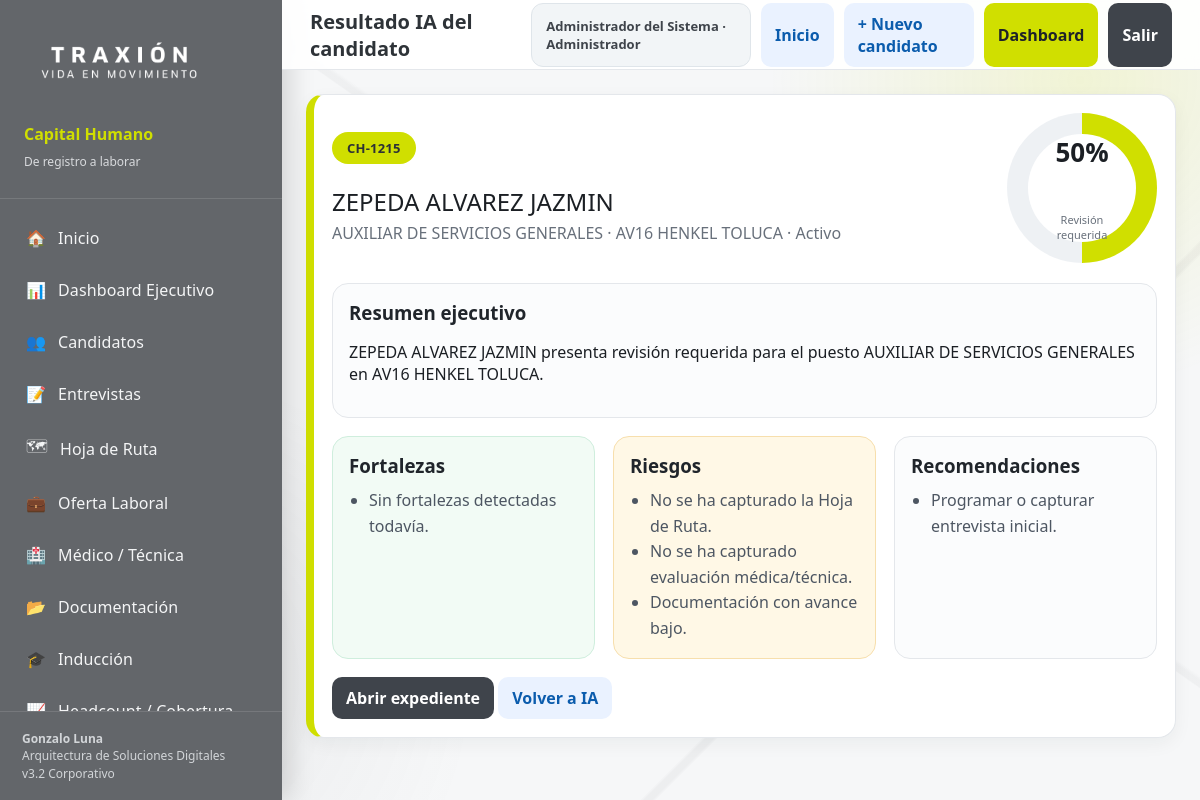
Screenshot of /ia/candidato/215 (signed in) with the database file from the repository.
### tables this page shows
CREATE TABLE candidatos(
            id INTEGER PRIMARY KEY AUTOINCREMENT,
            folio TEXT UNIQUE,
            nombre TEXT NOT NULL,
            telefono TEXT,
            email TEXT,
            region TEXT,
            localidad TEXT,
            udn TEXT,
            puesto TEXT,
            reclutador TEXT,
            etapa TEXT DEFAULT 'Registro',
            estatus_macro TEXT DEFAULT 'Reclutamiento',
            fecha_entrevista TEXT,
            fecha_registro TEXT,
            fecha_actualizacion TEXT,
            motivo_rechazo TEXT,
            comentarios TEXT
        );

### app.py (the view)
@app.route("/ia/candidato/<int:candidato_id>")
def ia_candidato(candidato_id):
    cand = query("SELECT * FROM candidatos WHERE id=?", (candidato_id,), one=True)
    analisis = generar_analisis_ia(candidato_id)
    if not cand or not analisis:
        flash("Candidato no encontrado.", "error")
        return redirect(url_for("ia"))
    return render_template("ia_resultado.html", c=cand, analisis=analisis)

### app.py (called while the page is built)
def get_conn():
    conn = sqlite3.connect(DB_PATH)
    conn.row_factory = sqlite3.Row
    return conn

def query(sql, params=(), one=False):
    with get_conn() as conn:
        cur = conn.cursor(); cur.execute(sql, params); rows = cur.fetchall()
        return (rows[0] if rows else None) if one else rows

def is_logged_in():
    return bool(session.get("user_id"))

def current_user():
    if not session.get("user_id"):
        return None
    return {
        "id": session.get("user_id"),
        "nombre": session.get("nombre", ""),
        "usuario": session.get("usuario", ""),
        "rol": session.get("rol", "Consulta"),
        "udn_permitidas": session.get("udn_permitidas", "TODAS"),
    }

@app.context_processor
def inject_user():
    return {"current_user": current_user()}

@app.before_request
def require_login_global():
    endpoint = request.endpoint or ""
    if endpoint in PUBLIC_ENDPOINTS or endpoint.startswith("static"):
        return None
    if not is_logged_in():
        return redirect(url_for("login", next=request.path))
    return None

def candidato_full(candidato_id):
    cand = query("SELECT * FROM candidatos WHERE id=?", (candidato_id,), one=True)
    if not cand:
        return None
    ruta = query("SELECT * FROM hoja_ruta WHERE candidato_id=?", (candidato_id,), one=True)
    oferta = query("SELECT * FROM oferta_laboral WHERE candidato_id=?", (candidato_id,), one=True)
    evals = query("SELECT * FROM evaluaciones WHERE candidato_id=?", (candidato_id,), one=True)
    entrevistas = query("SELECT * FROM entrevistas WHERE candidato_id=? ORDER BY id", (candidato_id,))
    docs = query("SELECT documento,estado FROM documentacion WHERE candidato_id=? ORDER BY id", (candidato_id,))
    return {"cand": cand, "ruta": ruta, "oferta": oferta, "evals": evals, "entrevistas": entrevistas, "docs": docs}

### templates/ia_resultado.html
{% extends 'base.html' %}
{% set active='ia' %}
{% set page_title='Resultado IA del candidato' %}
{% block content %}
<div class="card ai-result">
  <div style="display:flex;justify-content:space-between;gap:18px;align-items:center;flex-wrap:wrap">
    <div>
      <span class="eyebrow">{{ c.folio }}</span>
      <h2 style="font-weight:500;margin:6px 0 4px">{{ c.nombre }}</h2>
      <p style="color:#68707b;margin:0">{{ c.puesto }} · {{ c.udn }} · {{ c.etapa }}</p>
    </div>
    <div class="score-ring" style="--pct:{{ analisis.score }}"><b>{{ analisis.score }}%</b><span>{{ analisis.nivel }}</span></div>
  </div>
  <div class="ai-box" style="margin-top:20px"><h3>Resumen ejecutivo</h3><p>{{ analisis.resumen }}</p></div>
  <div class="grid grid-3" style="margin-top:18px">
    <div class="ai-box good"><h3>Fortalezas</h3><ul>{% for x in analisis.fortalezas %}<li>{{ x }}</li>{% endfor %}{% if not analisis.fortalezas %}<li>Sin fortalezas detectadas todavía.</li>{% endif %}</ul></div>
    <div class="ai-box warn"><h3>Riesgos</h3><ul>{% for x in analisis.riesgos %}<li>{{ x }}</li>{% endfor %}{% if not analisis.riesgos %}<li>Sin riesgos críticos detectados.</li>{% endif %}</ul></div>
    <div class="ai-box"><h3>Recomendaciones</h3><ul>{% for x in analisis.recomendaciones %}<li>{{ x }}</li>{% endfor %}</ul></div>
  </div>
  <div style="margin-top:18px"><a class="btn dark" href="{{ url_for('candidato_detalle', candidato_id=c.id) }}">Abrir expediente</a> <a class="btn blue" href="{{ url_for('ia') }}">Volver a IA</a></div>
</div>
{% endblock %}

### static/css/app.css (style rules this page uses)
:root { --lime:#D0DF00; --lime-2:#E3E935; --olive:#B5BD00; --gray-10:#63666A; --gray-7:#97999B; --gray-2:#D0D0CE; --ink:#1B1F24; --paper:#FFFFFF; --bg:#F6F7F8; --line:#E4E7EB; --red:#ED1C24; --amber:#FFB000; --green:#78BE20; }
* { box-sizing:border-box }
body { margin:0; font-family:"Segoe UI",Arial,sans-serif; background:var(--bg); color:var(--ink); font-weight:400; }
body:before { content:""; position:fixed;inset:0;pointer-events:none;z-index:-1; background: linear-gradient(135deg,transparent 0 72%,rgba(99,102,106,.06) 72.2% 72.6%,transparent 72.8%), linear-gradient(35deg,transparent 0 58%,rgba(151,153,155,.07) 58.1% 58.5%,transparent 58.8%), radial-gradient(circle at 90% 10%,rgba(208,223,0,.14),transparent 24%), radial-gradient(circle at 14% 85%,rgba(99,102,106,.08),transparent 25%); }
.btn { display:inline-flex;align-items:center;justify-content:center;gap:8px;border:0;background:#EEF1F4;color:#17202a;padding:10px 14px;border-radius:10px;font-weight:600;text-decoration:none;cursor:pointer }
.btn.dark { background:#63666A;color:white }
.btn.blue { background:#EAF2FF;color:#0B5CAD }
.eyebrow { display:inline-block;background:var(--lime);color:#2D3135;padding:7px 15px;border-radius:999px;font-weight:700;font-size:13px;letter-spacing:.2px;margin-bottom:15px }
.card { background:white;border:1px solid var(--line);border-radius:18px;padding:18px;box-shadow:0 6px 18px rgba(23,32,42,.05) }
.grid { display:grid;gap:18px }
.grid-3 { grid-template-columns:repeat(3,1fr) }
.ai-box { border:1px solid var(--line);background:#fbfcfd;border-radius:16px;padding:16px }
.ai-box h3,.ai-box h4 { font-weight:600;margin:0 0 10px;color:#20252b }
.ai-box ul,.ai-box ol { margin:0;padding-left:20px;color:#4d5662;line-height:1.6 }
.ai-box.good { background:#f2fbf5;border-color:#cfeedd }
.ai-box.warn { background:#fff8e6;border-color:#f7dfad }
.ai-result { border-left:8px solid var(--lime) }
.score-ring { --pct:0;width:150px;height:150px;border-radius:50%;display:grid;place-items:center;text-align:center;background:conic-gradient(var(--lime) 0 calc(var(--pct)*1%), #eef1f4 calc(var(--pct)*1%) 100%);position:relative }
.score-ring:before { content:"";position:absolute;width:108px;height:108px;border-radius:50%;background:#fff }
.score-ring b,.score-ring span { position:relative }
.score-ring b { font-size:26px;font-weight:600 }
.score-ring span { display:block;font-size:11px;color:#68707b;max-width:96px }
.btn.dark { background:#3f444b;color:#fff }

### rows the page displays
candidatos: folio "CH-1215", nombre "ZEPEDA ALVAREZ JAZMIN", puesto "AUXILIAR DE SERVICIOS GENERALES", udn "AV16 HENKEL TOLUCA", etapa "Activo"

### other values shown
{{ ico }} "🏠" "📊" "👥" "📝" "🗺" "💼" "🏥" "📂" "🎓"
{{ txt }} "Inicio" "Dashboard Ejecutivo" "Candidatos" "Entrevistas" "Hoja de Ruta" "Oferta Laboral" "Médico / Técnica" "Documentación" "Inducción"
{{ page_title or 'Plataforma Integral de Capital Humano' }} "Resultado IA del candidato"
{{ current_user.nombre }} "Administrador del Sistema"
{{ current_user.rol }} "Administrador"
{{ analisis.score }} "50"
{{ analisis.nivel }} "Revisión requerida"
{{ analisis.resumen }} "ZEPEDA ALVAREZ JAZMIN presenta revisión requerida para el puesto AUXILIAR DE SERVICIOS GENERALES en AV16 HENKEL TOLUCA."
{{ x }} "No se ha capturado la Hoja de Ruta." "No se ha capturado evaluación médica/técnica." "Documentación con avance bajo."
{{ x }} "Programar o capturar entrevista inicial."
